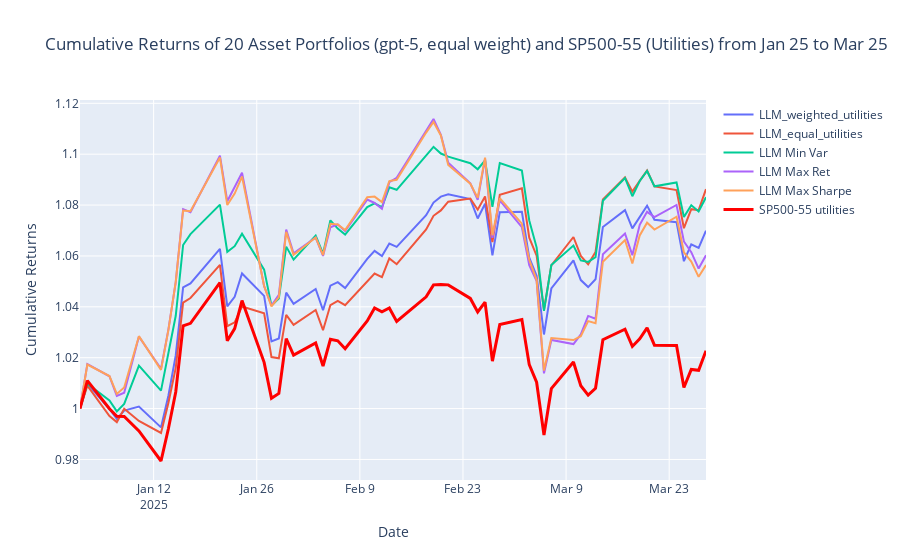

Notebook code cell kept with this figure:
### Code cell
index_names = {
    sector_ticker: f'{full_ticker} {sector_name}'
}

temp_index_data_outs = index_data_outs.copy()
index_first_date = temp_index_data_outs.index[0]
index_previous_trading_date = index_first_date - BDay(1)
index_baseline_row = pd.DataFrame(
    data=np.zeros((1, temp_index_data_outs.shape[1])),  
    index=[index_previous_trading_date],                 
    columns=temp_index_data_outs.columns
)
temp_index_data_outs_with_baseline = pd.concat([index_baseline_row, temp_index_data_outs])

cumulative_returns_llm[index_names[sector_ticker]] = (1 + temp_index_data_outs_with_baseline[ticker]).cumprod()

cumulative_returns_llm.index = pd.to_datetime(cumulative_returns_llm.index)
outsample_data = cumulative_returns_llm.loc[outsample_startdate:outsample_enddate]

fig = go.Figure()


for column in outsample_data.columns:
    if column == f'{full_ticker} {sector_name}':
        fig.add_trace(go.Scatter(x=outsample_data.index,
                                 y=outsample_data[column],
                                 mode='lines',
                                 name=column,
                                 line=dict(width=3, color='red')))
    else:
        fig.add_trace(go.Scatter(x=outsample_data.index,
                                 y=outsample_data[column],
                                 mode='lines',
                                 name=column))


num_asset = len(df_sector)
fig.update_layout(
    title=f'Cumulative Returns of {num_asset} Asset Portfolios ({model}, equal weight) and {full_ticker} ({sector_name_full}) from Jan 25 to Mar 25',
    xaxis_title='Date',
    yaxis_title='Cumulative Returns',
    hovermode="x unified"
)

fig.show()
